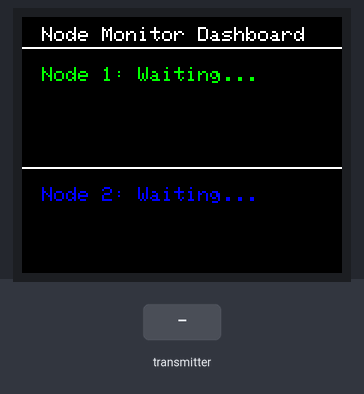
The sketch below on a simulated ESP32. Shown: 160×128 colour display. The inputs (shaded band) are chosen by the test bench. What the sketch prints to the serial monitor is not drawn.

Above: at 1.3 s.

The sketch:

ESP32_1.8_inch_node_monitoring.ino
```cpp
#include <Wire.h>
#include <SPI.h>
#include <Adafruit_GFX.h>
#include <Adafruit_ST7735.h>
#include <WiFi.h>
#include <esp_now.h>

// TFT display pins
#define TFT_CS    5
#define TFT_DC    2
#define TFT_RST   4
#define TFT_MOSI  23
#define TFT_SCLK  18

// Initialize TFT
Adafruit_ST7735 tft = Adafruit_ST7735(TFT_CS, TFT_DC, TFT_MOSI, TFT_SCLK, TFT_RST);

// ESP-NOW data structure
typedef struct struct_message {
  int nodeId;
  float temperature;
  int soilMoisture;
} struct_message;

// Data storage
struct_message node1Data;
struct_message node2Data;
bool node1Received = false;
bool node2Received = false;
bool newDataAvailable = false;

// Colors
#define BLACK     ST7735_BLACK
#define BLUE      ST7735_BLUE
#define RED       ST7735_RED
#define GREEN     ST7735_GREEN
#define WHITE     ST7735_WHITE

void setup() {
  Serial.begin(115200);

  // Initialize TFT display
  tft.initR(INITR_BLACKTAB);
  tft.setRotation(3);  // Landscape orientation
  tft.fillScreen(BLACK);

  // Display startup message
  tft.setTextSize(1);
  tft.setTextColor(WHITE);
  tft.setCursor(10, 10);
  tft.println("Initializing ");

  // Initialize ESP-NOW
  WiFi.mode(WIFI_STA);
  if (esp_now_init() != ESP_OK) {
    Serial.println("Error initializing ");
    displayErrorScreen("Init Failed!");
    while(1);
  }

  esp_now_register_recv_cb(OnDataRecv);

  // Draw initial screen
  drawAllDataScreen();
}

void loop() {
  // Update screen when new data arrives
  if (newDataAvailable) {
    newDataAvailable = false;
    drawAllDataScreen();
  }

  // Optional: Periodic refresh (e.g., every 10 seconds)
  static unsigned long lastRefresh = 0;
  if (millis() - lastRefresh >= 10000) {
    lastRefresh = millis();
    drawAllDataScreen();
  }
}

// ESP-NOW callback function
void OnDataRecv(const esp_now_recv_info_t *esp_now_info, const uint8_t *incomingData, int len) {
  struct_message tempData;
  memcpy(&tempData, incomingData, sizeof(tempData));

  // Update data with critical section
  noInterrupts();
  if (tempData.nodeId == 172) {
    memcpy(&node1Data, &tempData, sizeof(struct_message));
    node1Received = true;
  } else if (tempData.nodeId == 2) {
    memcpy(&node2Data, &tempData, sizeof(struct_message));
    node2Received = true;
  }
  newDataAvailable = true;
  interrupts();

  // Print to serial for debugging
  Serial.print("Node ID: ");
  Serial.println(tempData.nodeId);
  Serial.print("Temperature: ");
  Serial.print(tempData.temperature);
  Serial.println(" °C");
  Serial.print("Soil Moisture: ");
  Serial.println(tempData.soilMoisture);
  Serial.println();
}

void displayErrorScreen(const char* errorMessage) {
  tft.fillScreen(BLACK);
  tft.setTextColor(RED);
  tft.setTextSize(1);
  tft.setCursor(10, 10);
  tft.println("ERROR:");
  tft.setCursor(10, 30);
  tft.println(errorMessage);
}

void drawAllDataScreen() {
  tft.fillScreen(BLACK);
  tft.setTextColor(WHITE);
  tft.setTextSize(1);
  tft.setCursor(10, 5);
  tft.println("Node Monitor Dashboard");
  tft.drawFastHLine(0, 15, tft.width(), WHITE);

  // Create local copies of the data for thread safety
  struct_message localNode1Data;
  struct_message localNode2Data;
  bool localNode1Received, localNode2Received;

  // Critical section to copy data
  noInterrupts();
  memcpy(&localNode1Data, &node1Data, sizeof(struct_message));
  memcpy(&localNode2Data, &node2Data, sizeof(struct_message));
  localNode1Received = node1Received;
  localNode2Received = node2Received;
  interrupts();

  // Node 1 data (top half)
  tft.setTextColor(GREEN);
  tft.setCursor(10, 25);
  tft.print("Node 1: ");
  if (localNode1Received) {
    tft.println("Received");
    tft.setTextColor(WHITE);
    tft.setCursor(20, 40);
    tft.print("Temperature: ");
    tft.print(localNode1Data.temperature, 1);
    tft.println(" C");
    tft.setCursor(20, 55);
    tft.print("Soil Moisture: ");
    tft.print(localNode1Data.soilMoisture);
    tft.println(" %");
  } else {
    tft.println("Waiting...");
  }

  // Divider line
  tft.drawFastHLine(0, 75, tft.width(), WHITE);

  // Node 2 data (bottom half)
  tft.setTextColor(BLUE);
  tft.setCursor(10, 85);
  tft.print("Node 2: ");
  if (localNode2Received) {
    tft.println("Received");
    tft.setTextColor(WHITE);
    tft.setCursor(20, 100);
    tft.print("Temperature: ");
    tft.print(localNode2Data.temperature, 1);
    tft.println(" C");
    tft.setCursor(20, 115);
    tft.print("Soil Moisture: ");
    tft.print(localNode2Data.soilMoisture);
    tft.println(" %");
  } else {
    tft.println("Waiting...");
  }

  // Last update time
  //tft.setTextColor(WHITE);
  tft.setCursor(10, 140);
  tft.print("Last update: ");
  tft.print(millis()/700);
  tft.print("s ago");
}
```
